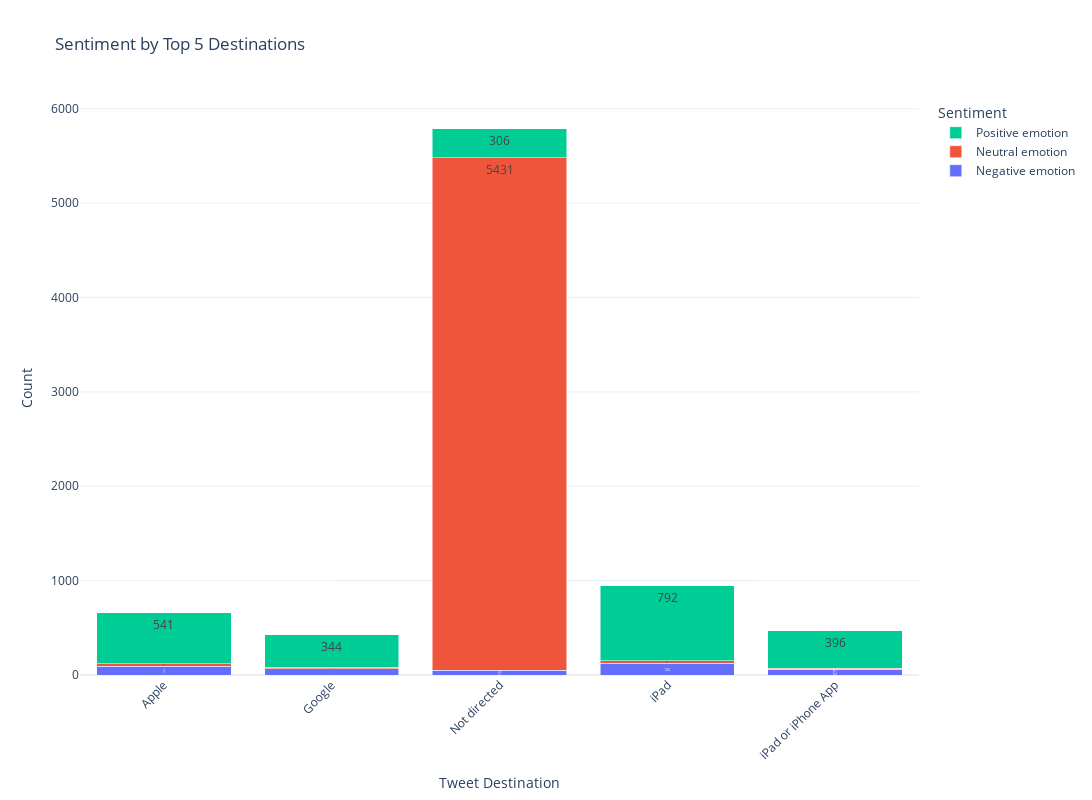

Notebook code cell kept with this figure:
### Markdown cell above
### **2.3.4. Sentiment by Tweet destination**
The sentiment by tweet destination plot helps us understand how people feel about different brands or products. It shows the proportion of positive, negative, and neutral tweets for each major destination (like Apple, Google, iPhone, etc.). This allows us to:

- Compare public perception of different brands/products.

- Identify which brands/products receive more positive or negative feedback.

- Spot areas where a brand or product may need improvement or is performing well.

- Guide business and marketing strategies based on how sentiment varies across destinations.

### Code cell
# Plot 4: Sentiment by tweet destination using Plotly

# Prepare data
top_destinations = tweet_df['tweet_directed_at'].value_counts().head(5).index
filtered_df = tweet_df[tweet_df['tweet_directed_at'].isin(top_destinations)]
sentiment_dest = pd.crosstab(filtered_df['tweet_directed_at'], filtered_df['sentiment'])

# Create stacked bar chart
fig = go.Figure()

for sentiment in sentiment_dest.columns:
    fig.add_trace(go.Bar(
        x=sentiment_dest.index,
        y=sentiment_dest[sentiment],
        name=sentiment,
        text=sentiment_dest[sentiment],
        textposition='auto'
    ))

fig.update_layout(
    barmode='stack',
    title='Sentiment by Top 5 Destinations',
    xaxis_title='Tweet Destination',
    yaxis_title='Count',
    legend_title='Sentiment',
    xaxis_tickangle=-45,
    template='plotly_white',
    width=1200,
    height=800
)

fig.show()

### Figure 1 — Plotly figure (JSON) as saved in the notebook; plotly's stock layout.template omitted (floating-point values rounded to 4 significant figures)
{"data": [{"name": "Negative emotion", "text": [95.0, 68.0, 51.0, 125.0, 63.0], "textposition": "auto", "type": "bar", "x": ["Apple", "Google", "Not directed", "iPad", "iPad or iPhone App"], "y": [95, 68, 51, 125, 63]}, {"name": "Neutral emotion", "text": [23.0, 16.0, 5431.0, 28.0, 10.0], "textposition": "auto", "type": "bar", "x": ["Apple", "Google", "Not directed", "iPad", "iPad or iPhone App"], "y": [23, 16, 5431, 28, 10]}, {"name": "Positive emotion", "text": [541.0, 344.0, 306.0, 792.0, 396.0], "textposition": "auto", "type": "bar", "x": ["Apple", "Google", "Not directed", "iPad", "iPad or iPhone App"], "y": [541, 344, 306, 792, 396]}], "layout": {"barmode": "stack", "height": 800, "legend": {"title": {"text": "Sentiment"}}, "title": {"text": "Sentiment by Top 5 Destinations"}, "width": 1200, "xaxis": {"tickangle": -45, "title": {"text": "Tweet Destination"}}, "yaxis": {"title": {"text": "Count"}}}}
